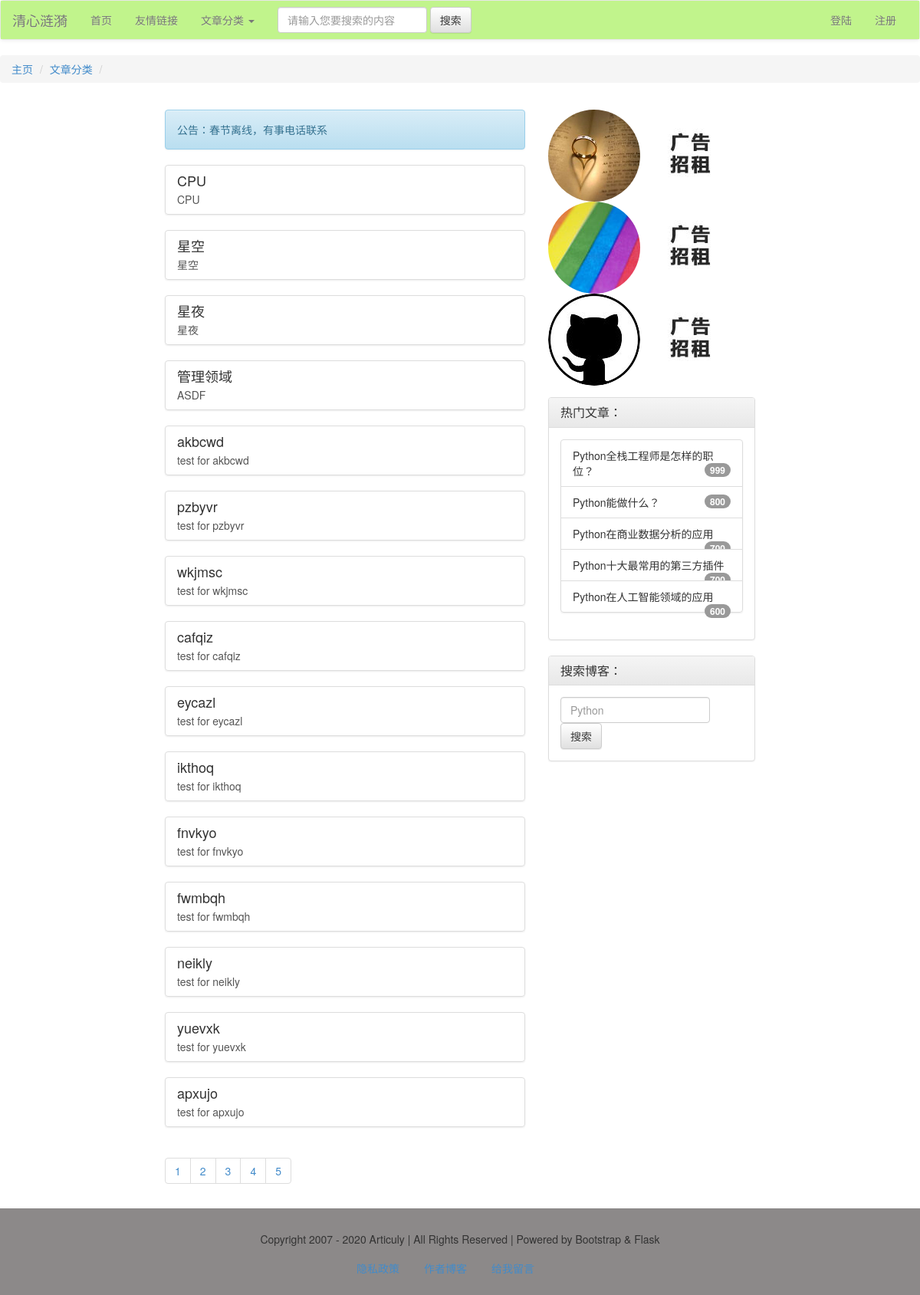
The app's page /article/, older data.
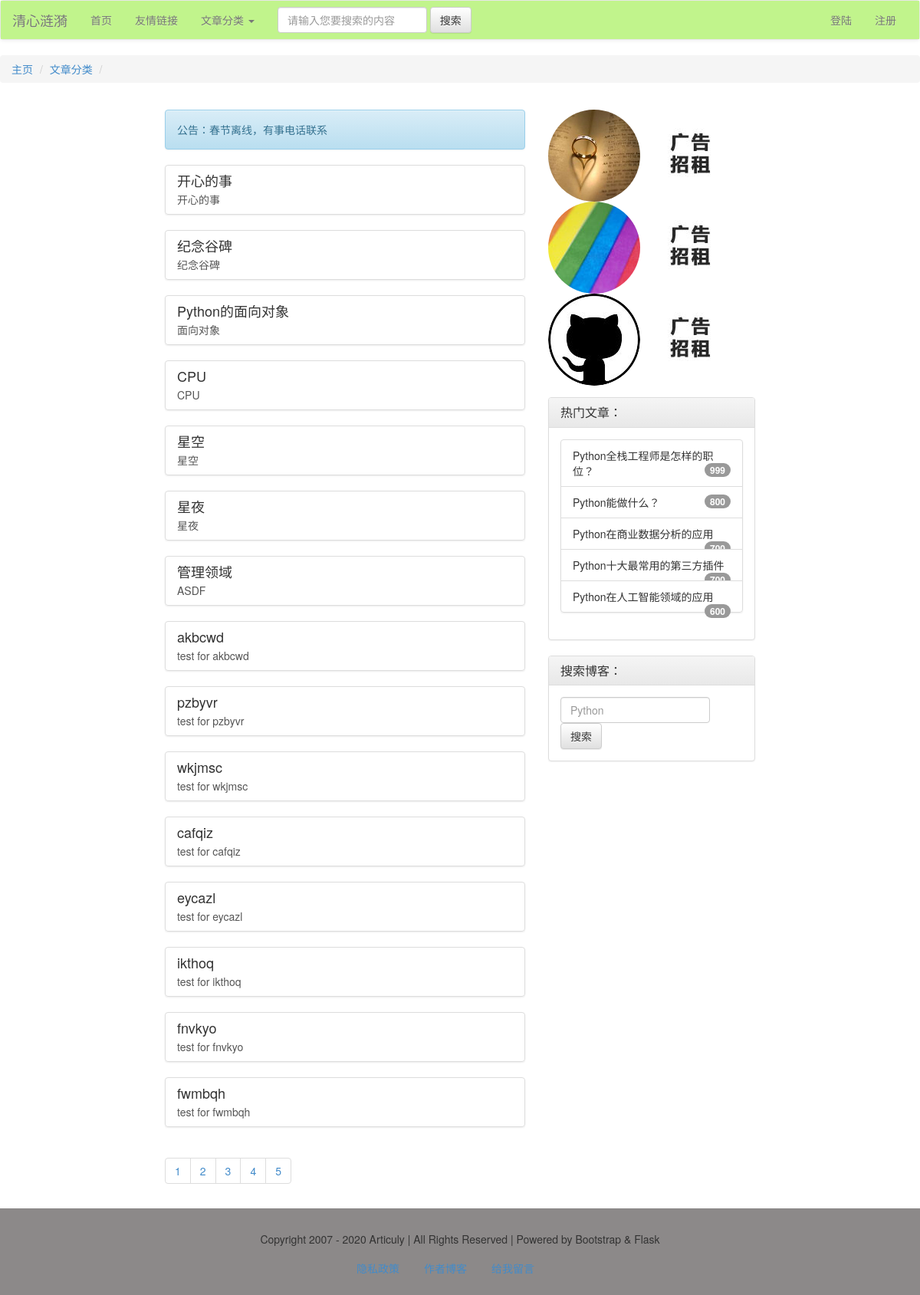
The same page, newer data.
### models.py (models this page shows)
class Article(db.Model):
    id = db.Column(db.Integer, primary_key=True)
    title = db.Column(db.String)
    intro = db.Column(db.String)
    author = db.Column(db.String)
    content = db.Column(db.Text)
    pubdate = db.Column(db.DateTime, default=datetime.now)
    cate_id = db.Column(db.Integer, db.ForeignKey('category.cate_id'))

### views/articles.py (the view)
@article_app.route('/cate/<int:cate_id>/<int:page>')
@article_app.route('/', defaults={'cate_id': 0, 'page': 1})
def getArticleList(cate_id, page):
    if cate_id == 0:
        res = Article.query.order_by(Article.id.desc()).paginate(page, 15)
    else:
        res = Article.query.order_by(Article.id.desc()).filter_by(cate_id=cate_id).paginate(page, 15)
    category = Category.query.get(cate_id)
    articles = res.items
    pageList = res.iter_pages()
    return render_template('article/cate_articles.html', cate_id=cate_id, articles=articles, pageList=pageList,
                           category=category)

### app.py (called while the page is built)
@app.context_processor
def account():
    username = session.get('user')
    return {'username': username}

@app.context_processor
def getCateList():
    cates = Category.query.all()
    return {'cates': cates}

### templates/article/cate_articles.html (shortened to what this page needs)
{% extends'base.html' %}
{% block content %}
    <ol class="breadcrumb">
        <li><a href="{{ url_for('html') }}">主页</a></li>
        <li><a href="#">文章分类</a></li>
        <li class="active">{{ category.cate_name }}</li>
    </ol>
    <main>
        <div class="container-fluid">
            <div class="row">
                <div class="col-md-5 col-md-offset-2 col-sm-5 col-sm-offset-1">
                    <div class="alert alert-info" role="alert">公告：春节离线，有事电话联系</div>
                    {% for article in articles %}
                        <div class="list-group">
                            <a href="{{ url_for('article_app.view', article_id=article.id) }}" class="list-group-item">
                                <h4 class="list-group-item-heading">{{ article.title }}</h4>
                                <p class="list-group-item-text">{{ article.intro }}</p>
                            </a>
                        </div>
                    {% endfor %}
                    <nav aria-label="Page navigation">
                        <ul class="pagination">
                            {% for page in pageList %}
                                {% if page!=None %}
                            <li><a href="{{ url_for('article_app.getArticleList', cate_id=cate_id, page=page) }}">{{ page }}</a></li>
                                {% else %}
                                <li><a href="#">...</a></li>
                                {% endif %}
                            {% endfor %}
                        </ul>
                    </nav>
                </div>
                <div class="col-md-3 col-sm-4">
                    <img src="{{ url_for('static', filename='img/side/articuly.jpg') }}" alt="清心涟漪" class="img-circle">
                    <img src="{{ url_for('static', filename='img/side/ad.jpg') }}" alt="" class="img-rounded">
                    <img src="{{ url_for('static', filename='img/side/rainbow.jpg') }}" alt="彩虹" class="img-circle">
                    <img src="{{ url_for('static', filename='img/side/ad.jpg') }}" alt="" class="img-rounded">
                    <img src="{{ url_for('static', filename='img/side/github.jpg') }}" alt="Github" class="img-circle">
                    <img src="{{ url_for('static', filename='img/side/ad.jpg') }}" class="img-rounded">
                    <div class="panel panel-default">
                        <div class="panel-heading">
                            <h3 class="panel-title">热门文章：</h3>
                        </div>
                        <div class="panel-body">
                            <ul class="list-group">
                                <li class="list-group-item">
                                    Python全栈工程师是怎样的职位？
                                    <span class="badge">999</span>
                                </li>
                                <li class="list-group-item">
                                    Python能做什么？
                                    <span class="badge">800</span>
                                </li>
                                <li class="list-group-item">
                                    Python在商业数据分析的应用
                                    <span class="badge">700</span>
                                </li>
                                <li class="list-group-item">
                                    Python十大最常用的第三方插件
                                    <span class="badge">700</span>
                                </li>
                                <li class="list-group-item">
                                    Python在人工智能领域的应用
                                    <span class="badge">600</span>
                                </li>
                            </ul>
                        </div>
                    </div>
                    <div class="panel panel-default">
                        <div class="panel-heading">
                            <h3 class="panel-title">搜索博客：</h3>
                        </div>
                        <div class="panel-body">
                            <form class="form-inline">
                                <input type="text" class="form-control" placeholder="Python">
                                <button type="submit" class="btn btn-default">搜索</button>
                            </form>
                        </div>
                    </div>
                </div>
            </div>
        </div>
    </main>
{% endblock %}

### templates/base.html (shortened to what this page needs)
<!DOCTYPE html>
<html>
{% block head %}
    <head>
        <link rel="stylesheet" type="text/css" href="{{ url_for("static", filename="css/bootstrap.css") }}"/>
        <link rel="stylesheet" type="text/css" href="{{ url_for("static", filename="css/bootstrap-theme.css") }}"/>
    </head>
{% endblock %}
<body>
{% block nav %}
    <nav class="navbar navbar-default">
        <div class="container-fluid" style="background-color: #C1F48C;">
            <div class="navbar-header">
                <a class="navbar-brand" href="#">清心涟漪</a>
            </div>
            <div class="collapse navbar-collapse" id="bs-example-navbar-collapse-1">
                <ul class="nav navbar-nav">
                    <li><a href="/">首页</a></li>
                    <li><a href="#">友情链接</a></li>
                    {% if cates.total!=0 %}
                        <li class="dropdown">
                            <a href="#" class="dropdown-toggle" data-toggle="dropdown" role="button"
                               aria-haspopup="true"
                               aria-expanded="false">文章分类 <span class="caret"></span></a>
                        </li>
                    {% endif %}
                </ul>
                <form class="navbar-form navbar-left">
                    <div class="form-group">
                        <input type="text" class="form-control" placeholder="请输入您要搜索的内容">
                    </div>
                    <button type="submit" class="btn btn-default">搜索</button>
                </form>
                <ul class="nav navbar-nav navbar-right">
                    {% if not username %}
                        <li><a href="{{ url_for("login") }}">登陆</a></li>
                        <li><a href="{{ url_for("user_app.register") }}">注册</a></li>
                    {% endif %}
                </ul>
            </div>
        </div>
    </nav>
{% endblock %}
{% block content %}{% endblock %}
{% block footer %}
    <footer>
        <div class="container-fluid">
            <div class="row">
                <div class="col-md-12">
                    Copyright 2007 - 2020 Articuly | All Rights Reserved | Powered by Bootstrap & Flask
                </div>
            </div>
        </div>
        <nav>
            <ul class="nav nav-pills">
                <li><a href="" data-toggle="modal" data-target="#myModal">隐私政策</a></li>
                <li><a href="https://articuly.com" target="_blank">作者博客</a></li>
                <li><a href="">给我留言</a></li>
            </ul>
        </nav>
    </footer>
{% endblock %}
</body>
</html>

### templates/base.html (style rules this page uses)
footer { padding: 15px; background: #8c8989; text-align: center; }
footer nav { margin: auto; width: 300px; }
.row { margin-top: 15px; margin-bottom: 8px; }
.panel { margin-top: 15px; }

Row changes from the older to the newer data that the page shows:
no longer on this page (row unchanged): Article: title "neikly", intro "test for neikly"
no longer on this page (row unchanged): Article: title "yuevxk", intro "test for yuevxk"
no longer on this page (row unchanged): Article: title "apxujo", intro "test for apxujo"
added Article: title "开心的事", intro "开心的事"
added Article: title "纪念谷碑", intro "纪念谷碑"
added Article: title "Python的面向对象", intro "面向对象"
